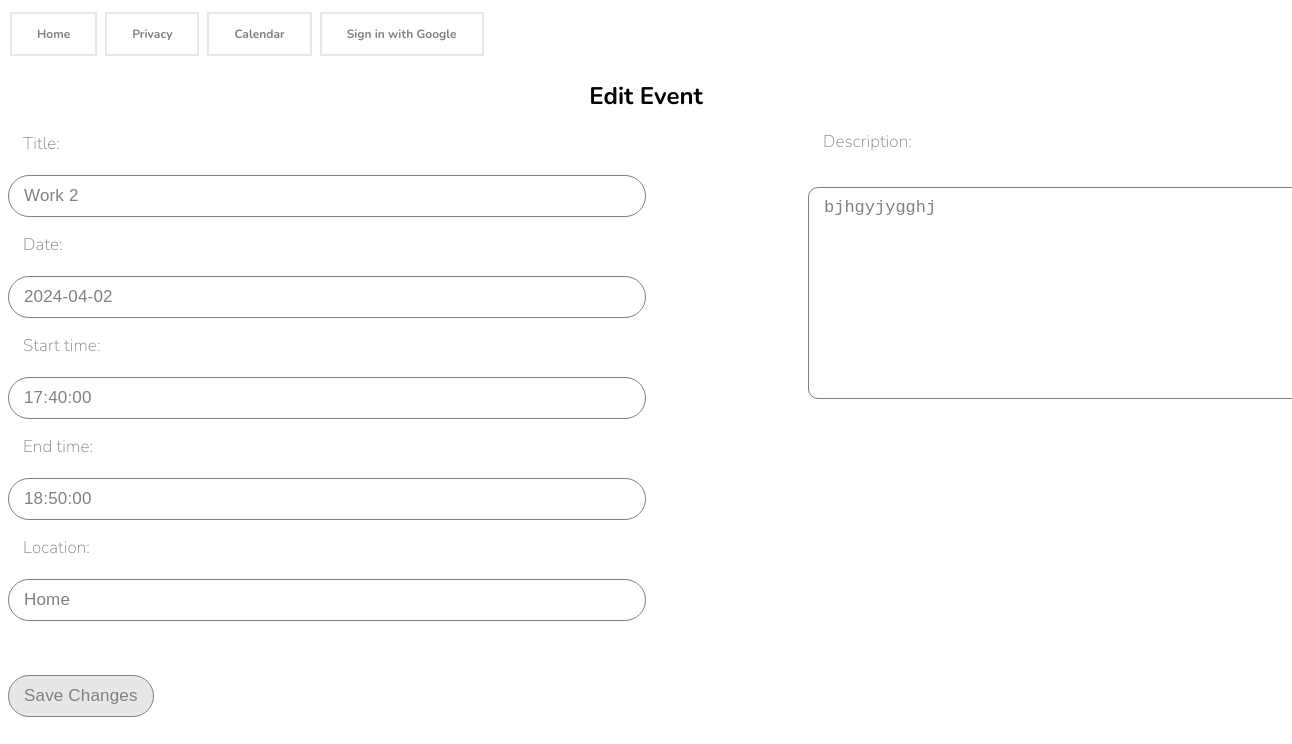
Before: /edit_event/35/ (signed in) with the older database file.
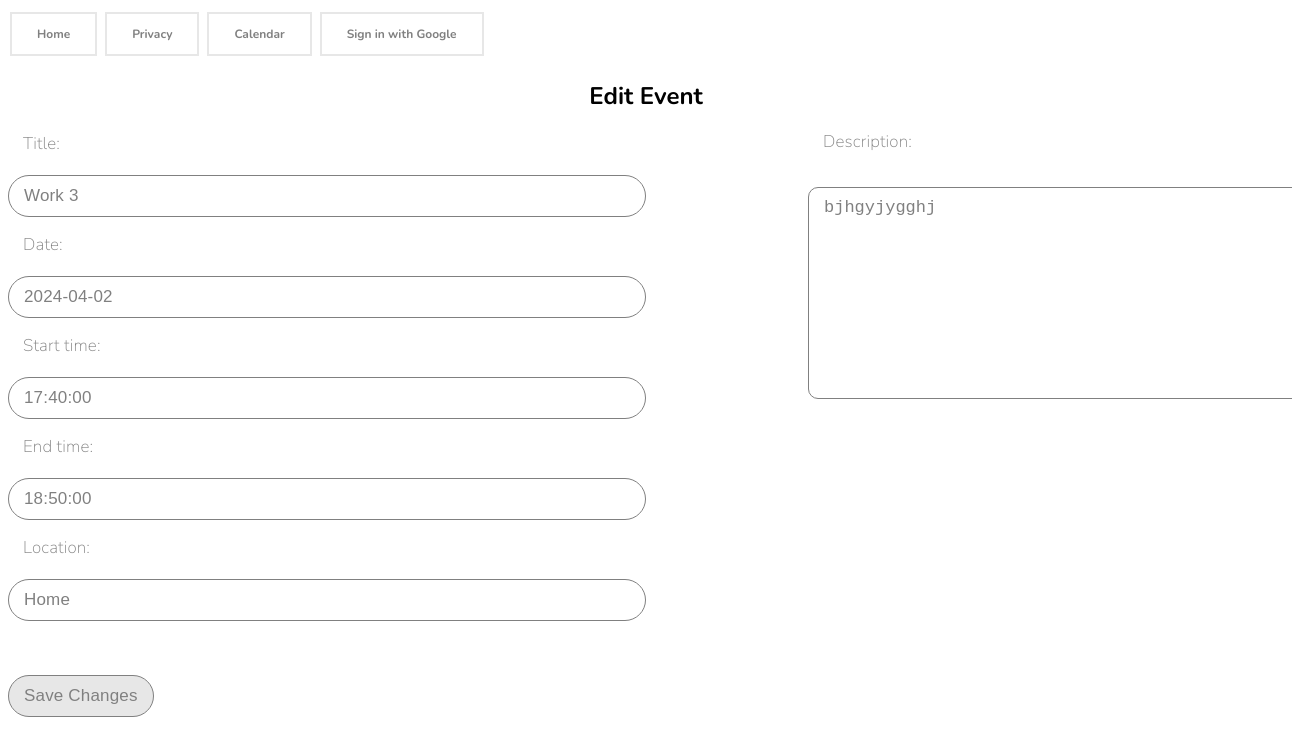
After: the same page with the newer database file.
### main/models.py (models this page shows, shortened)
class Event(models.Model):
    title = models.CharField(max_length=100)
    date = models.DateField()
    start_time = models.TimeField()
    end_time = models.TimeField()
    RECURRENCE_CHOICES = [
        ('daily', 'Daily'),
        ('weekly', 'Weekly'),
        ('monthly', 'Monthly'),
        ('yearly', 'Yearly'),
    ]
    recurrence = models.CharField(max_length=10, choices=RECURRENCE_CHOICES, blank=True, null=True)
    EVENT_TYPE_CHOICES = [
        ('online', 'Online'),
        ('offline', 'Offline'),
    ]
    event_type = models.CharField(max_length=10, choices=EVENT_TYPE_CHOICES, default='offline')
    location = models.CharField(max_length=100, blank=True, null=True)
    description = models.TextField()
    creator = models.ForeignKey(User, on_delete=models.CASCADE, related_name='created_events')
    invited_users = models.ManyToManyField(User, related_name='invited_events')

### main/views.py (the view)
# urls.py: path('edit_event/<int:event_id>/', views.edit_event, name='edit_event'),
@login_required
def edit_event(request, event_id):
    event = get_object_or_404(Event, pk=event_id)
    if request.method == 'POST':
        form = EventForm(request.POST, instance=event)
        if form.is_valid():
            form.save()
            return redirect('calendar')
    else:
        form = EventForm(instance=event)
    return render(request, 'main/edit_event.html', {'form': form, 'event_id': event_id})

### main/forms.py
class EventForm(forms.ModelForm):
    class Meta:
        model = Event
        fields = ['title', 'date', 'start_time', 'end_time', 'location', 'description']

### main/templates/main/edit_event.html (shortened to what this page needs)
{% extends 'main/general.html' %}
{% block css %}
    {% load static %}
    <link rel="stylesheet" href="{% static 'styles/main/edit_event_styles.css' %}">
{% endblock %}
{% block maincontent %}
<h2>Edit Event</h2>
<form method="post">
    {{ form.as_p }}
    <button type="submit">Save Changes</button>
</form>
{% endblock %}

Changed rows visible on the page:
changed Event "Home": title "Work 2" → "Work 3"
